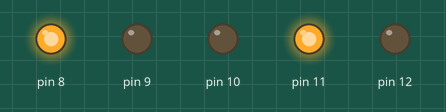
This sketch was run on a simulated Arduino Uno, built with avr-gcc and run on an emulated ATmega328P. On the bench: output pins drawn as LEDs (lit = HIGH).

Above: at 1.5 s.
At 4.5 s:
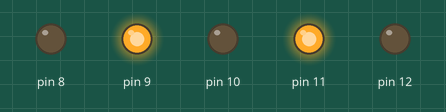
At 7.7 s:
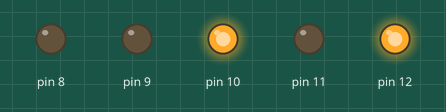
At 13.7 s:
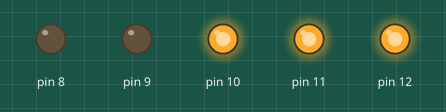
Timing chart, 0 to 18.2 s (numbered marks = the images above):
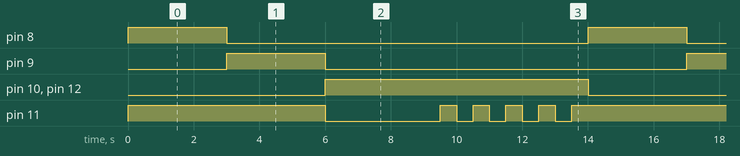

Measured:
- by itself, pin 8, pin 9: alternates HIGH for 3.0 s and LOW for 11.0 s
- by itself, pin 10, pin 12: alternates HIGH for 8.0 s and LOW for 6.0 s
- by itself, pin 11: repeats every 14.0 s: LOW 3.5 s, 4 × (HIGH 0.50 s, LOW 0.50 s), HIGH 6.5 s

The sketch:

teste01.ino
```cpp
void setup() {
  	pinMode(12,OUTPUT);
  	pinMode(11,OUTPUT);
  	pinMode(10,OUTPUT);
  	pinMode(9,OUTPUT);
  	pinMode(8,OUTPUT);
}

void loop() {
  	digitalWrite(11,HIGH);
  	digitalWrite(12,LOW);

  	digitalWrite(8,HIGH);
  	digitalWrite(9,LOW);
  	digitalWrite(10,LOW);
  	delay(3000);

  	digitalWrite(8,LOW);
  	digitalWrite(9,HIGH);
  	digitalWrite(10,LOW);
  	delay(3000);

  	digitalWrite(11,LOW);
  	digitalWrite(12,HIGH);

  	digitalWrite(8,LOW);
  	digitalWrite(9,LOW);
  	digitalWrite(10,HIGH);
  	delay(3000);

  for(int i = 0; i < 5; i++){
  	digitalWrite(11,LOW);
    delay(500);
    digitalWrite(11,HIGH);
    delay(500);
  }
}
```
